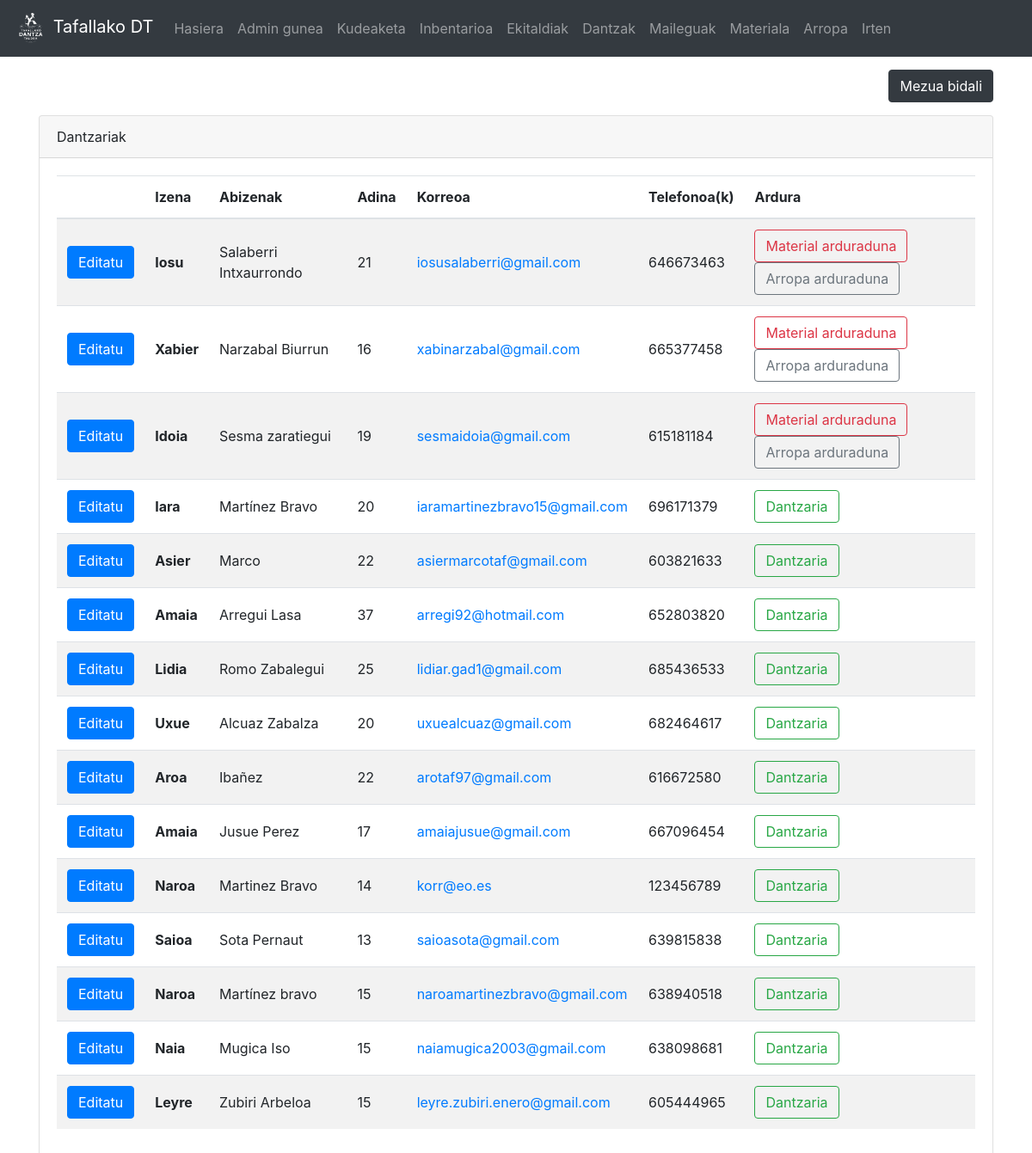
The page /dashboard (signed in) on the database its author committed.
### dantza/models.py (models this page shows, shortened)
class Dantzaria(models.Model):
	user = models.OneToOneField(User, on_delete=models.CASCADE)
	izena = models.CharField(max_length=50)
	abizenak = models.CharField(max_length=200)
	jaiotze_data = models.DateTimeField('jaiotze data')
	email = models.CharField(max_length=100)
	def adina(self):
		today = date.today()
		return today.year - self.jaiotze_data.year - ((today.month, today.day) < (self.jaiotze_data.month, self.jaiotze_data.day))
	def telefonoak(self):
		t_list = Telefono.objects.filter(dantzari=self)
		return ', '.join(str(e.zenbakia) for e in t_list)
	def is_materialArduraduna(self):
		return self.user.groups.filter(name='material_arduradunak').exists()
	def is_arropaArduraduna(self):
		return self.user.groups.filter(name='arropa_arduradunak').exists()

class Telefono(models.Model):
	zenbakia = models.IntegerField()
	dantzari = models.ForeignKey(Dantzaria, on_delete=models.CASCADE)

### dantza/views.py (the view, shortened to what this page needs)
# urls.py: path('dashboard', views.dashboard, name = 'dashboard'),
@login_required(login_url='/login')
def dashboard(request):
	dantzari_list = Dantzaria.objects.all()
	maileguak = Mailegua.objects.filter(itzulita=False)
	return render(request,'dantza/dashboard.html',{'d_list':dantzari_list, 'mail_list':maileguak, 'h_list': HARTZAILEA})

### dantza/templatetags/auth_extras.py (called while the page is built)
@register.filter(name='has_group')
def has_group(user, group_name):
    return user.groups.filter(name=group_name).exists()

### templates/dantza/dashboard.html (shortened to what this page needs)
{% extends "dantza/base.html" %}
{% block edukia %}
<div class="container">
	<div class="clearfix">
		<button style="margin-top: 15px;" type="button" class="btn btn-dark float-right" data-toggle="modal" data-target="#mezua">
		  Mezua bidali
		</button>
	</div>
	{% if request.user.is_superuser %}
	<div class="card" style="margin-top:15px">
		<div class="card-header">Dantzariak</div>
		<div class="card-body">
	{% if d_list %}
	<div class="table-responsive">
		<table class="table table-hover table-striped">
		  <thead>
			<tr>
								<th scope="col"></th>
			  <th scope="col">Izena</th>
			  <th scope="col">Abizenak</th>
			  <th scope="col">Adina</th>
			  <th scope="col">Korreoa</th>
				<th scope="col">Telefonoa(k)</th>
				<th scope="col">Ardura</th>
			</tr>
		  </thead>
		  <tbody>
		{% for d in d_list %}
			  <tr>
				  <td style="vertical-align:middle;"><a href="/dantzari/{{ d.pk }}/" class="btn btn-primary">Editatu</a></td>
				  <th scope="row" style="vertical-align:middle;">{{ d.izena }}</th>
				  <td style="vertical-align:middle;">{{ d.abizenak }}</td>
				  <td style="vertical-align:middle;">{{ d.adina }}</td>
				  <td style="vertical-align:middle;"><a href="mailto:{{ d.email }}">{{ d.email }}</a></td>
				  <td style="vertical-align:middle;">{{ d.telefonoak }}</td>
				  <td>
					  {% if not d.is_materialArduraduna and not d.is_arropaArduraduna %}
					  <div class="btn btn-outline-success">Dantzaria</div>
					  {% endif %}
					  {% if d.is_materialArduraduna %}
					  <div class="btn btn-outline-danger">Material arduraduna</div>
					  {% endif %}
					  {% if d.is_arropaArduraduna %}
					  <div class="btn btn-outline-secondary">Arropa arduraduna</div>
					  {% endif %}
				  </td>
			  </tr>
		{% endfor %}
			</tbody>
</table>
			</div>
	{% else %}
		Oraindik ez dago dantzaririk<br/>
			<small>Dantzari berriak sortzeko, saioa itxi eta erregistratu</small>
	{% endif %}
		</div>
</div>
</div>
{% endif %}
{% endblock edukia %}

### rows shown on the page
Dantzaria: izena "Iosu", abizenak "Salaberri Intxaurrondo", adina "21", email "iosusalaberri@gmail.com", telefonoak "646673463", shows "Material arduraduna", shows "Arropa arduraduna"
Dantzaria: izena "Xabier", abizenak "Narzabal Biurrun", adina "16", email "xabinarzabal@gmail.com", telefonoak "665377458", shows "Material arduraduna", shows "Arropa arduraduna"
Dantzaria: izena "Idoia", abizenak "Sesma zaratiegui", adina "19", email "sesmaidoia@gmail.com", telefonoak "615181184", shows "Material arduraduna", shows "Arropa arduraduna"
Dantzaria: izena "Iara", abizenak "Martínez Bravo", adina "20", email "iaramartinezbravo15@gmail.com", telefonoak "696171379", shows "Dantzaria"
Dantzaria: izena "Asier", abizenak "Marco", adina "22", email "asiermarcotaf@gmail.com", telefonoak "603821633", shows "Dantzaria"
Dantzaria: izena "Amaia", abizenak "Arregui Lasa", adina "37", email "arregi92@hotmail.com", telefonoak "652803820", shows "Dantzaria"
Dantzaria: izena "Lidia", abizenak "Romo Zabalegui", adina "25", email "lidiar.gad1@gmail.com", telefonoak "685436533", shows "Dantzaria"
Dantzaria: izena "Uxue", abizenak "Alcuaz Zabalza", adina "20", email "uxuealcuaz@gmail.com", telefonoak "682464617", shows "Dantzaria"
Dantzaria: izena "Aroa", abizenak "Ibañez", adina "22", email "arotaf97@gmail.com", telefonoak "616672580", shows "Dantzaria"
Dantzaria: izena "Amaia", abizenak "Jusue Perez", adina "17", email "amaiajusue@gmail.com", telefonoak "667096454", shows "Dantzaria"
Dantzaria: izena "Naroa", abizenak "Martinez Bravo", adina "14", email "korr@eo.es", telefonoak "123456789", shows "Dantzaria"
Dantzaria: izena "Saioa", abizenak "Sota Pernaut", adina "13", email "saioasota@gmail.com", telefonoak "639815838", shows "Dantzaria"
Dantzaria: izena "Naroa", abizenak "Martínez bravo", adina "15", email "naroamartinezbravo@gmail.com", telefonoak "638940518", shows "Dantzaria"
Dantzaria: izena "Naia", abizenak "Mugica Iso", adina "15", email "naiamugica2003@gmail.com", telefonoak "638098681", shows "Dantzaria"
Dantzaria: izena "Leyre", abizenak "Zubiri Arbeloa", adina "15", email "leyre.zubiri.enero@gmail.com", telefonoak "605444965", shows "Dantzaria"
